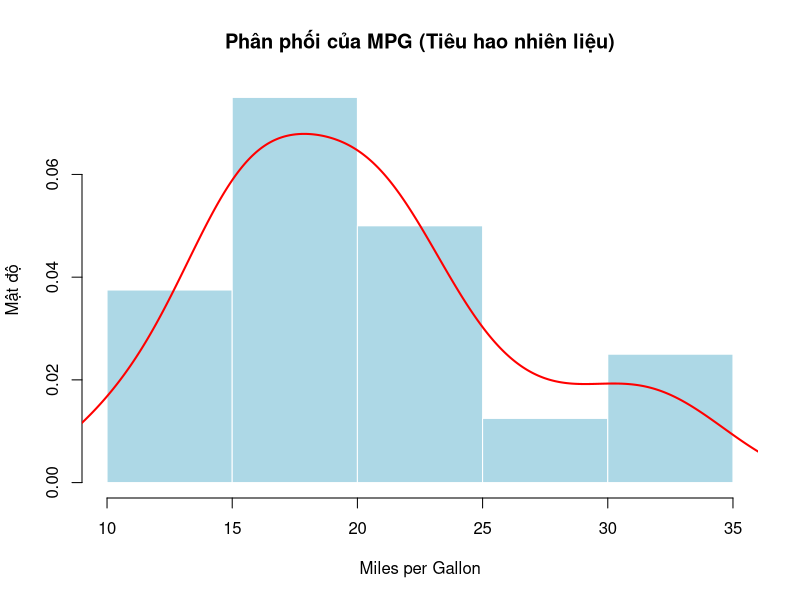
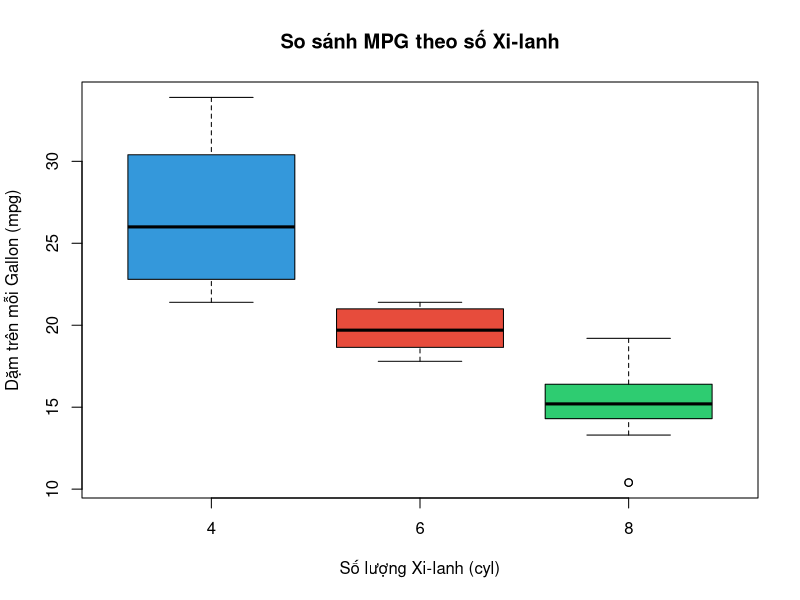
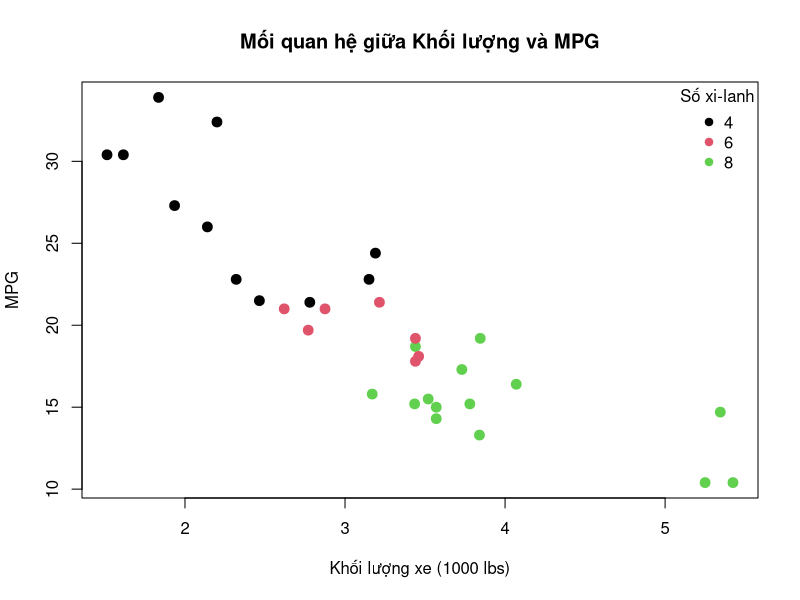

Write the R code that produced these figures, in order.
# --- CHUẨN BỊ DỮ LIỆU ---
data(mtcars)
# ?mtcars # Xem mô tả chi tiết các biến như mpg, cyl, hp, wt

# --- PHẦN 1: KHÁM PHÁ (Tư duy từ Source 1, 2, 3) ---
# Kiểm tra cấu trúc cơ bản
dim(mtcars)        # 32 quan sát và 11 biến [1]
names(mtcars)      # Tên các biến kỹ thuật [1]
str(mtcars)        # Kiểu dữ liệu từng biến [1]
summary(mtcars)    # Tóm tắt sơ bộ giá trị các biến [2]

# --- PHẦN 2: THỐNG KÊ (Tư duy từ Source 2, 4) ---
# Tính toán cho mpg (Miles/(US) gallon)
mean_mpg <- mean(mtcars$mpg)
med_mpg  <- median(mtcars$mpg)
sd_mpg   <- sd(mtcars$mpg)

# Tính toán cho hp (Gross horsepower)
mean_hp <- mean(mtcars$hp)
med_hp  <- median(mtcars$hp)
sd_hp   <- sd(mtcars$hp)

# Xuất kết quả làm tròn như Source 2 [3, 4]
cat('MPG - Trung bình:', round(mean_mpg, 2), '| Trung vị:', med_mpg, '| SD:', round(sd_mpg, 2), '\n')
cat('HP  - Trung bình:', round(mean_hp, 2), '| Trung vị:', med_hp, '| SD:', round(sd_hp, 2), '\n')

# --- PHẦN 3: NHÓM (Tư duy từ Source 4) ---
# So sánh mpg trung bình theo số xi-lanh (cyl)
tapply(mtcars$mpg, mtcars$cyl, mean) # [2]
# Hoặc dùng aggregate để xem bảng rõ hơn
aggregate(mpg ~ cyl, data = mtcars, FUN = mean)

# --- PHẦN 4: HISTOGRAM (Tư duy từ Source 4) ---
# Vẽ histogram mpg với đường cong mật độ [5]
hist(mtcars$mpg, freq = FALSE, 
     col = 'lightblue', border = 'white',
     main = 'Phân phối của MPG (Tiêu hao nhiên liệu)',
     xlab = 'Miles per Gallon', ylab = 'Mật độ')
lines(density(mtcars$mpg), col = 'red', lwd = 2) 

# --- PHẦN 5: BOXPLOT (Tư duy từ Source 4) ---
# So sánh mpg theo nhóm cyl (chuyển cyl thành factor để vẽ đẹp hơn)
boxplot(mpg ~ factor(cyl), data = mtcars,
        main = 'So sánh MPG theo số Xi-lanh',
        xlab = 'Số lượng Xi-lanh (cyl)', ylab = 'Dặm trên mỗi Gallon (mpg)',
        col = c('#3498db', '#e74c3c', '#2ecc71')) # Màu sắc từ Source 4 [6]

# --- PHẦN 6: SCATTER PLOT (Tư duy từ Source 4) ---
# Mối quan hệ giữa khối lượng (wt) và tiêu hao nhiên liệu (mpg)
plot(mtcars$wt, mtcars$mpg,
     main = 'Mối quan hệ giữa Khối lượng và MPG',
     xlab = 'Khối lượng xe (1000 lbs)', ylab = 'MPG',
     pch = 19, col = factor(mtcars$cyl), cex = 1.3) # Phân màu theo cyl [7]
legend('topright', legend = levels(factor(mtcars$cyl)), 
       col = 1:3, pch = 19, title = 'Số xi-lanh', bty = 'n')

# --- PHẦN 7 (*): MỞ RỘNG (Tư duy từ Source 4) ---
# Bảng tổng hợp đồng thời mean, median, sd cho cả mpg và hp theo cyl
aggregate(cbind(mpg, hp) ~ cyl, data = mtcars, 
          FUN = function(x) c(Mean = round(mean(x), 2), 
                             Median = median(x), 
                             SD = round(sd(x), 2))) # [2]
